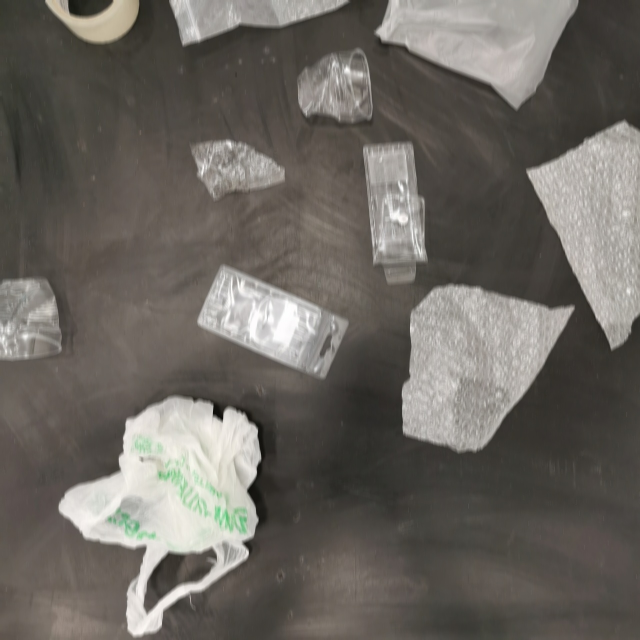
#> input picture Dataset/Plastic_resize/motion blur/img_Mblur_1280_17.jpg, 1280 x 1280 px, found by its file name (shown at 1/2 size)
$ python 'augmentation for one photo.py'   (older library calls are emulated)
#> lines starting #> are read from the running program, lines starting #| are printed output that depends on the picture
import cv2
from os import listdir
from os.path import isfile, join
import numpy as np
from pathlib import Path

#link: http://zabaykin.ru/?p=262

path = 'Plastic_resize/motion blur/img_Mblur_1280_17.jpg'
src = cv2.imread(path)
#> src is the input picture: shape (1280, 1280, 3); mean B, G, R 96.9, 102.9, 107.2

h, w = src.shape[0:2]
#> h = 1280; w = 1280
# получаем высоту и ширину изображения для


# заполняем матрицу преобразования. сначала все нулями
intrinsics = np.zeros((3, 3), np.float64)

# матрица intrinsics
intrinsics[0, 0] = 3500
intrinsics[1, 1] = 3500
intrinsics[2, 2] = 1.0
intrinsics[0, 2] = w / 2.
intrinsics[1, 2] = h / 2.


newCamMtx = np.zeros((3, 3), np.float64)
newCamMtx[0, 0] = 3500 #ширина
newCamMtx[1, 1] = 3500
newCamMtx[2, 2] = 1
newCamMtx[0, 2] = w / 2.#ширина
newCamMtx[1, 2] = h / 2.
#искажающие коэффициенты(их менять для изменения формы)
dist_coeffs = np.zeros((1, 4), np.float64)
dist_coeffs[0, 0] = 5.0 #закругление краев
dist_coeffs[0, 1] = 0.0 #дальше: лево, право, вверх, вниз смещение
dist_coeffs[0, 2] = 0.0
dist_coeffs[0, 3] = -0.0


map1, map2 = cv2.initUndistortRectifyMap(intrinsics, dist_coeffs, None, newCamMtx, src.shape[:2], cv2.CV_16SC2)
res = cv2.remap(src, map1, map2, cv2.INTER_LINEAR)
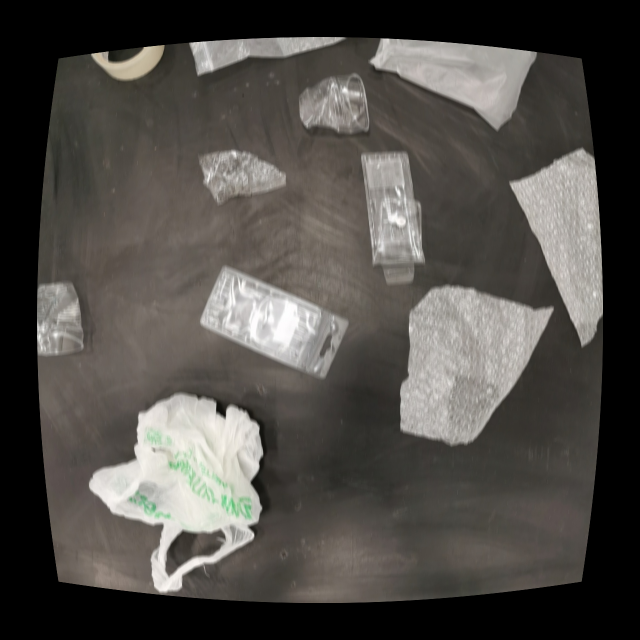
#> res: shape (1280, 1280, 3) (shown at 1/2 size); mean B, G, R 72.6, 77.1, 80.3
img_eff = cv2.imwrite('Plastic_resize/diff/QQQQ.jpg',res)

# ###############  MOTION BLUR   #############
# path = 'Mixed_resize/img_1280_1.jpg'
# image = cv2.imread(path)
# kernel_size = 10
# # Create the vertical kernel.
# kernel_v = np.zeros((kernel_size, kernel_size))
# # Create a copy of the same for creating the horizontal kernel.
# kernel_h = np.copy(kernel_v)
# # Fill the middle row with ones.
# kernel_v[:, int((kernel_size - 1) / 2)] = np.ones(kernel_size)
# kernel_h[int((kernel_size - 1) / 2), :] = np.ones(kernel_size)
# # Normalize.
# kernel_v /= kernel_size
# kernel_h /= kernel_size
# # Apply the vertical kernel.
# vertical_mb = cv2.filter2D(src=image, ddepth=-1, kernel=kernel_v)
# # Apply the horizontal kernel.
# #horizonal_mb = cv2.filter2D(img, -1, kernel_h)
# img_motion_blur = cv2.imwrite('mixed_resize/motion blur/img_Mblur_1280_2.jpg', vertical_mb)

$ run again, with Dataset/mixed_resize/img_1280_1.jpg copied over Dataset/Plastic_resize/motion blur/img_Mblur_1280_17.jpg
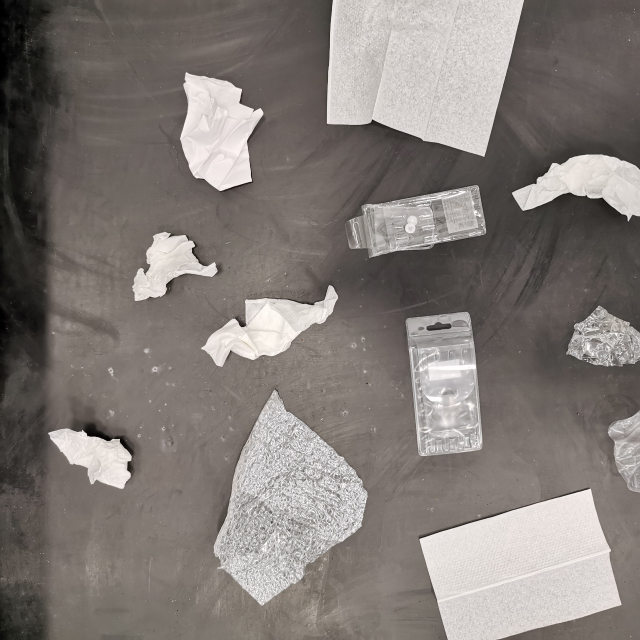
#> input picture Dataset/mixed_resize/img_1280_1.jpg, 1280 x 1280 px, found by its file name (shown at 1/2 size)
#> src is the input picture: shape (1280, 1280, 3); mean B, G, R 119.1, 123.4, 130
#> `res = cv2.remap(src, map1, map2, cv2.INTER_LINEAR)`:
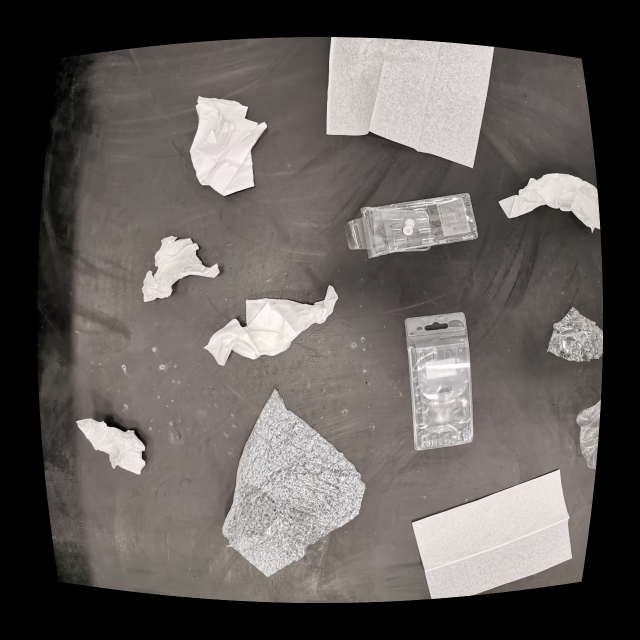
#> res: shape (1280, 1280, 3) (shown at 1/2 size); mean B, G, R 89, 92.2, 97.2

$ run again, with Dataset/Plastic_resize/motion blur/img_Mblur_1280_1.jpg copied over Dataset/Plastic_resize/motion blur/img_Mblur_1280_17.jpg
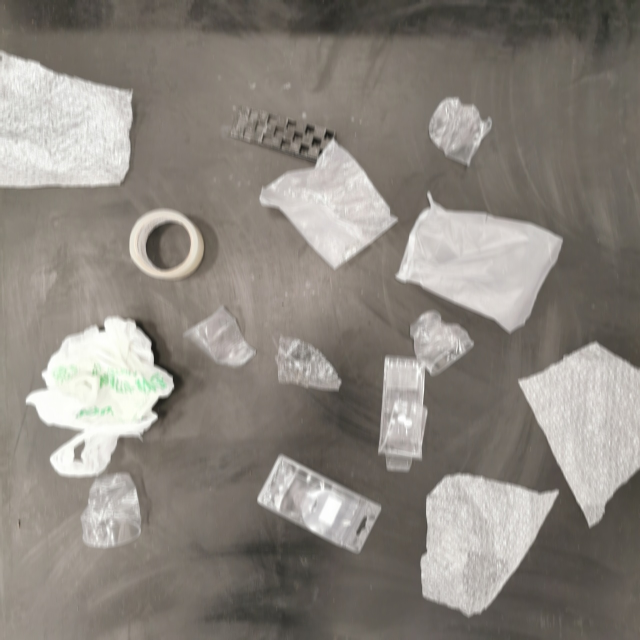
#> input picture Dataset/Plastic_resize/motion blur/img_Mblur_1280_1.jpg, 1280 x 1280 px, found by its file name (shown at 1/2 size)
#> src is the input picture: shape (1280, 1280, 3); mean B, G, R 125.9, 133.1, 138.9
#> `res = cv2.remap(src, map1, map2, cv2.INTER_LINEAR)`:
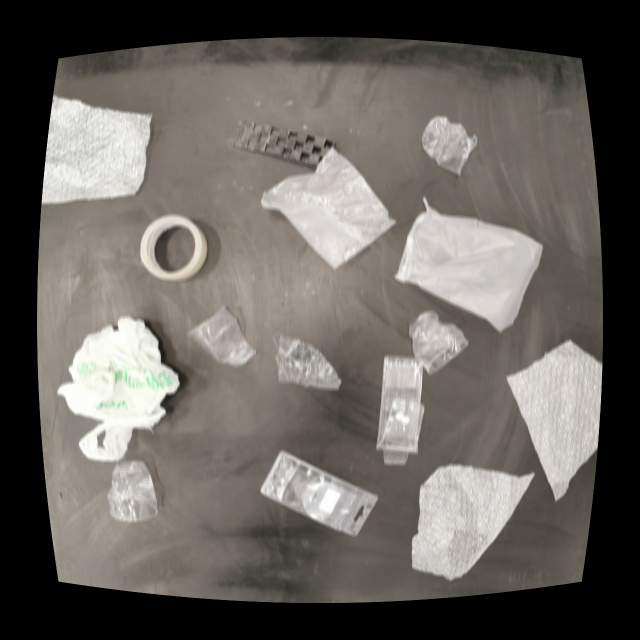
#> res: shape (1280, 1280, 3) (shown at 1/2 size); mean B, G, R 94.2, 99.5, 103.9

$ run again, with Dataset/Plastic_resize/motion blur/img_Mblur_1280_10.jpg copied over Dataset/Plastic_resize/motion blur/img_Mblur_1280_17.jpg
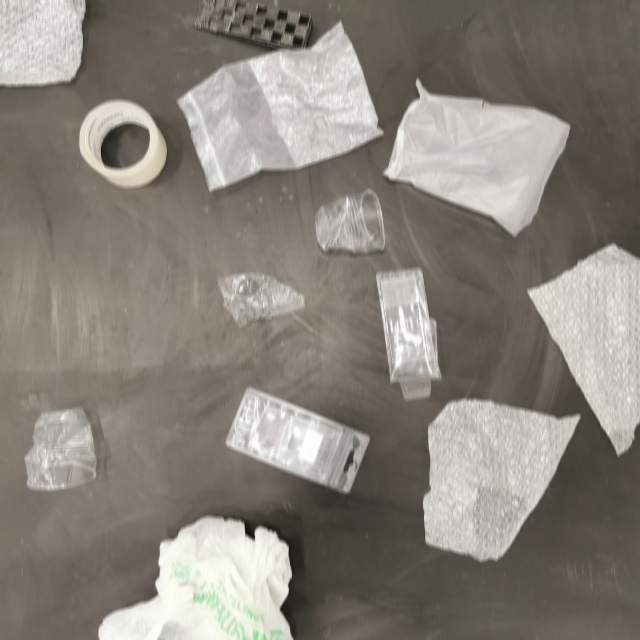
#> input picture Dataset/Plastic_resize/motion blur/img_Mblur_1280_10.jpg, 1280 x 1280 px, found by its file name (shown at 1/2 size)
#> src is the input picture: shape (1280, 1280, 3); mean B, G, R 122.3, 129.9, 136.2
#> `res = cv2.remap(src, map1, map2, cv2.INTER_LINEAR)`:
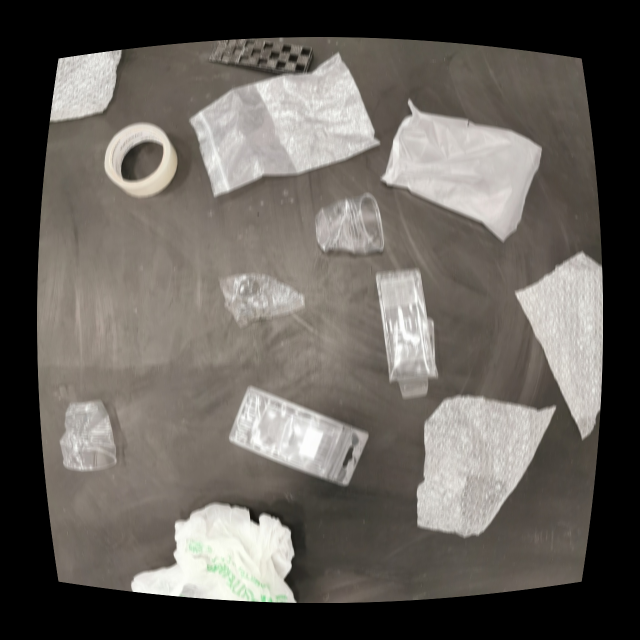
#> res: shape (1280, 1280, 3) (shown at 1/2 size); mean B, G, R 91.3, 97, 101.6
